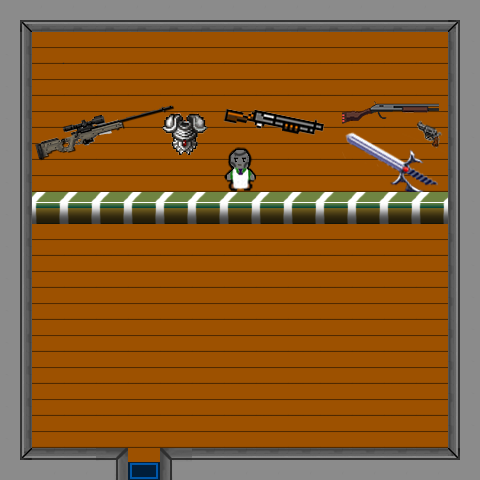

This is a level from a 2D game, rendered from its Tiled map with the project's own tilesets. A one-line summary and the map file follow, with tile-layer data summarised:
An orthogonal 15x15 tile map with 32x32 px tiles, 4 tile layers (Camada de Tiles 1, Colisoes, Camada de Tiles 3, Lojista), 9 tilesets.

<map version="1.0" orientation="orthogonal" renderorder="right-down" width="15" height="15" tilewidth="32" tileheight="32" nextobjectid="1">
 <tileset firstgid="1" name="Parede" tilewidth="32" tileheight="32">
  <image source="Parede.png" width="96" height="32" />
 </tileset>
 <tileset firstgid="4" name="Tile_Madeira" tilewidth="32" tileheight="32">
  <image source="Tile_Madeira.png" width="32" height="32" />
 </tileset>
 <tileset firstgid="5" name="TapeteEntrada" tilewidth="32" tileheight="32">
  <image source="TapeteEntrada.png" width="32" height="32" />
 </tileset>
 <tileset firstgid="6" name="BalcaoLoja" tilewidth="32" tileheight="32">
  <image source="BalcaoLoja.png" width="32" height="32" />
 </tileset>
 <tileset firstgid="7" name="ParedeInvisivel" tilewidth="32" tileheight="32">
  <image source="ParedeInvisivel.png" width="32" height="32" />
  <tile id="0">
   <properties>
    <property name="blocked" value="blocked" />
   </properties>
  </tile>
 </tileset>
 <tileset firstgid="8" name="Portal1" tilewidth="32" tileheight="32">
  <image source="Portal1.png" width="32" height="32" />
  <tile id="0">
   <properties>
    <property name="blocked" value="blocked" />
    <property name="doorHome" value="MapaExterno.tmx" />
   </properties>
  </tile>
 </tileset>
 <tileset firstgid="9" name="FundoLoja" tilewidth="32" tileheight="32">
  <image source="FundoLoja.png" width="416" height="127" />
 </tileset>
 <tileset firstgid="48" name="Portal2" tilewidth="32" tileheight="32">
  <image source="Portal2.png" width="32" height="32" />
  <tile id="0">
   <properties>
    <property name="blocked" value="blocked" />
    <property name="shop" value="shop" />
   </properties>
  </tile>
 </tileset>
 <tileset firstgid="49" name="Lojista" tilewidth="32" tileheight="32">
  <image source="Lojista.png" width="32" height="64" />
 </tileset>
 <layer name="Camada de Tiles 1" width="15" height="15">
  <data>[225 cells, 225 non-empty, 6 distinct tile ids]</data>
 </layer>
 <layer name="Colisoes" width="15" height="15" opacity="0">
  <properties>
   <property name="blocked" value="blocked" />
  </properties>
  <data>[225 cells, 225 non-empty, 4 distinct tile ids]</data>
 </layer>
 <layer name="Camada de Tiles 3" width="15" height="15">
  <data>[225 cells, 40 non-empty, 39 distinct tile ids]</data>
 </layer>
 <layer name="Lojista" width="15" height="15">
  <data>[225 cells, 2 non-empty, 2 distinct tile ids]</data>
 </layer>
</map>
